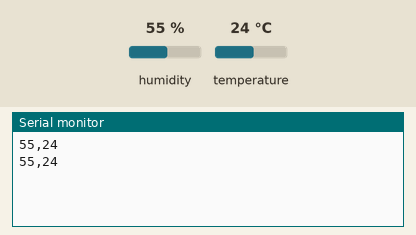
The sketch below on a simulated Arduino Uno, built with avr-gcc and run on an emulated ATmega328P. Shown: the last lines printed to the serial monitor. The inputs (shaded band) are chosen by the test bench; at power-on: humidity 55 %, temperature 24 °C.

Above: at 3.8 s.
3.9 s: humidity set to 22 %
At 7.1 s:
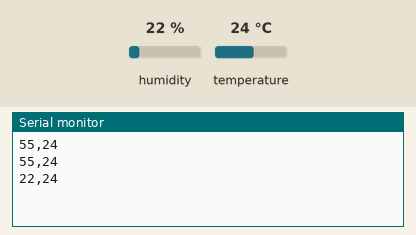
7.8 s: temperature set to 12 °C
At 10.3 s:
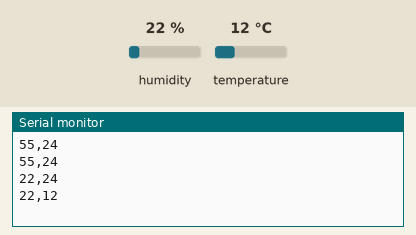
11.7 s: humidity set to 40 %
At 13.4 s:
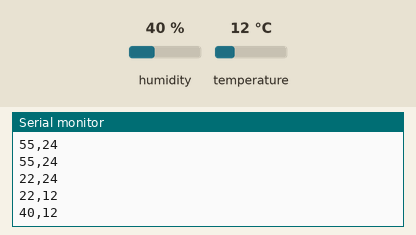
Timing chart, 0 to 14.9 s (numbered marks = the images above; inputs shaded):
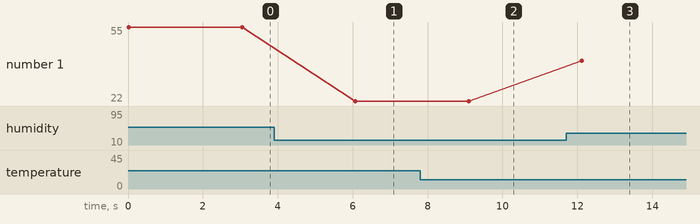

The sketch:

Lector.ino
```cpp
#include<dht.h>

dht DHT;

#define DHT11_PIN 7

void setup()
{
    Serial.begin(9600);
}

void loop()
{
    int chk = DHT.read11(DHT11_PIN);

    Serial.print(DHT.humidity, 0);
    Serial.print(",");
    Serial.println(DHT.temperature, 0);

    delay(3000);
}
```

Measured:
- after the input at 3.9 s, the serial monitor: prints a new line after 2.2 s (image 1)
- after the input at 7.8 s, the serial monitor: prints a new line after 1.3 s (image 2)
- after the input at 11.7 s, the serial monitor: prints a new line after 0.42 s (image 3)
- plotted number 1: 55 → 22 after the input at 3.9 s, 22 → 40 after the input at 11.7 s
